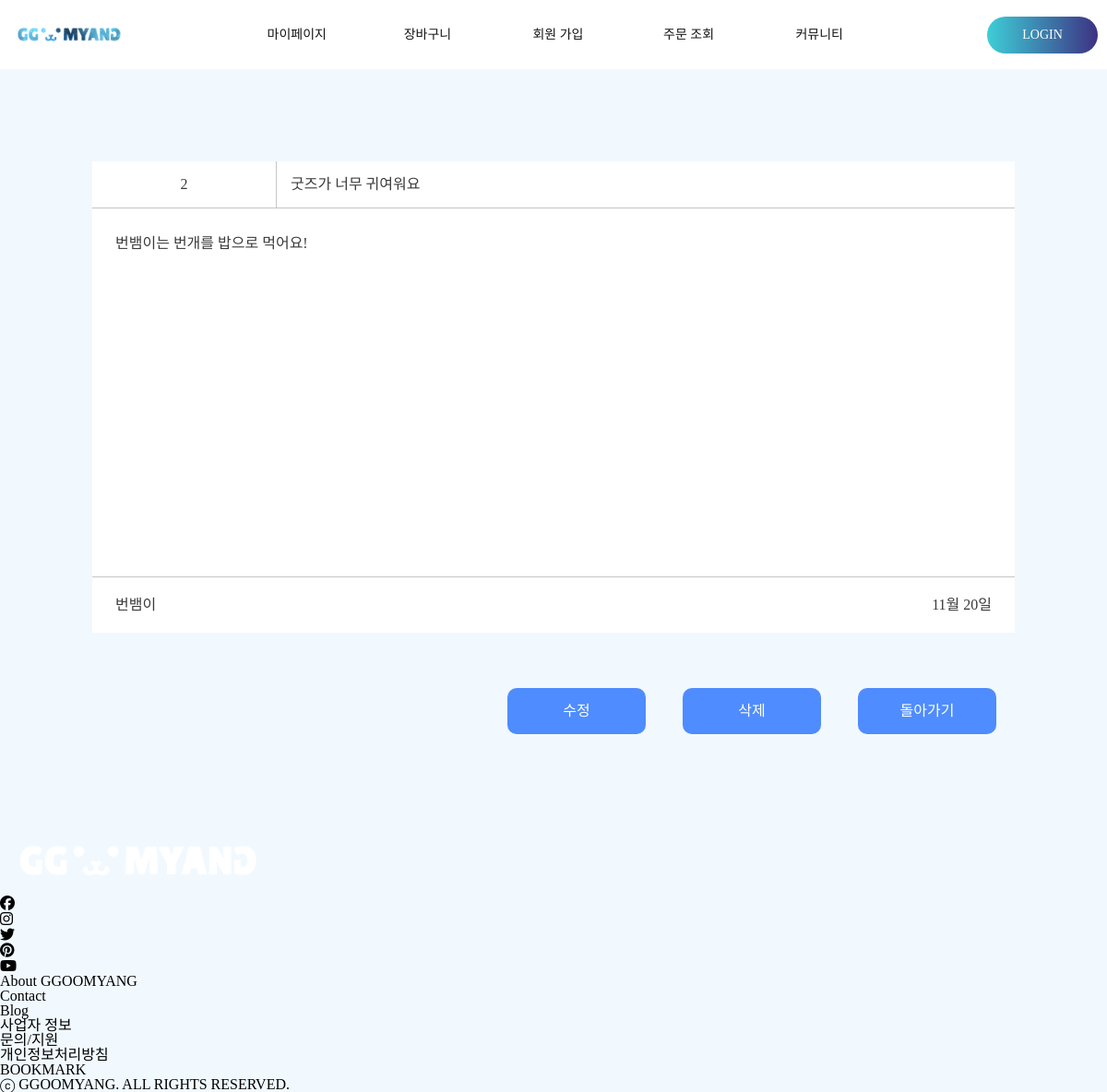
The app's page /detail_view.php?num=2 with its own data.
### tables this page shows
CREATE TABLE `freeboard` (
  `num` int(5) NOT NULL,
  `title` varchar(50) NOT NULL,
  `author` varchar(20) NOT NULL,
  `date` varchar(10) NOT NULL,
  `context` varchar(1000) DEFAULT NULL
);

### detail_view.php (the view, shortened to what this page needs)
<!DOCTYPE html>
<html lang="en">
<head>
    <link rel="stylesheet" href="css/header.css">
    <link rel="stylesheet" href="css/footer.css">
    <link rel="stylesheet" href="css/detail_view.css">
</head>
<body>
    <?php
        include "header.php";
    ?>
    <div id="container">
        <div class="center">
            <div class="detail_view">
                <?php
                    $num = $_GET['num'];
                    include "db_connect.php";
                    $sql = "SELECT * FROM freeboard WHERE num = $num";
                    $result = mysqli_query($conn,$sql);
                    $row = mysqli_fetch_assoc($result);
                ?>
                <div class="title_line">
                    <div class="num"><span><?php echo $row['num']; ?></span></div>
                    <div class="title"><?php echo $row['title']; ?></div>
                </div>
                <div class="context"><?php echo $row['context']; ?></div>
                <div class="bot_line">
                    <div class="author"><?php echo $row['author']; ?></div>
                    <div class="day"><?php echo $row['date']; ?></div>
                </div>
            </div>
            <div class="btnSet">
                <a href="update_view.php?num=<?php echo $num; ?>">수정</a>
                <a href="db_delete.php?num=<?php echo $num; ?>">삭제</a>
                <a href="freeboard.php">돌아가기</a>
            </div>
        </div>
    </div>
    <?php
        include "footer.php";
    ?>
</body>
</html>

### css/detail_view.css (style rules this page uses)
* { margin: 0; padding: 0; box-sizing: border-box; }
body { line-height: 1; font-family: 'S-CoreDream-4Regular'; background-color: #f1f9ff; }
#container { display: flex; justify-content: center; align-items: center; width: 100%; }
#container .center { display: flex; justify-content: center; align-items: right; padding: 100px 0; flex-direction: column; }
.detail_view { width:1000px; color:#3a3a3a; }
.detail_view .title_line { display: flex; line-height: 50px; justify-content: space-between; border-bottom:1px solid #c5c5c5; background-color: #fff; }
.detail_view .title_line .num { text-align: center; width:20%; border-right:1px solid #c5c5c5; }
.detail_view .title_line .title { width: 80%; text-indent: 15px; }
.detail_view .context { padding:25px; height: 400px; border-bottom:1px solid #c5c5c5; line-height: 26px; background-color: #fff; }
.detail_view .bot_line { display: flex; justify-content: space-between; line-height:60px; padding:0 25px; background-color: #fff; margin-bottom:60px; }
.btnSet { display: flex; justify-content: right; }
.btnSet a { margin: 0 20px; display: inline-block; background-color:#4e8cff; border-radius: 10px; color:#fff; transition: all 0.5s; line-height: 50px; text-align: center; width: 150px; }

### records on screen
freeboard: num "2", title "굿즈가 너무 귀여워요", context "번뱀이는 번개를 밥으로 먹어요!", author "번뱀이", date "11월 20일"
